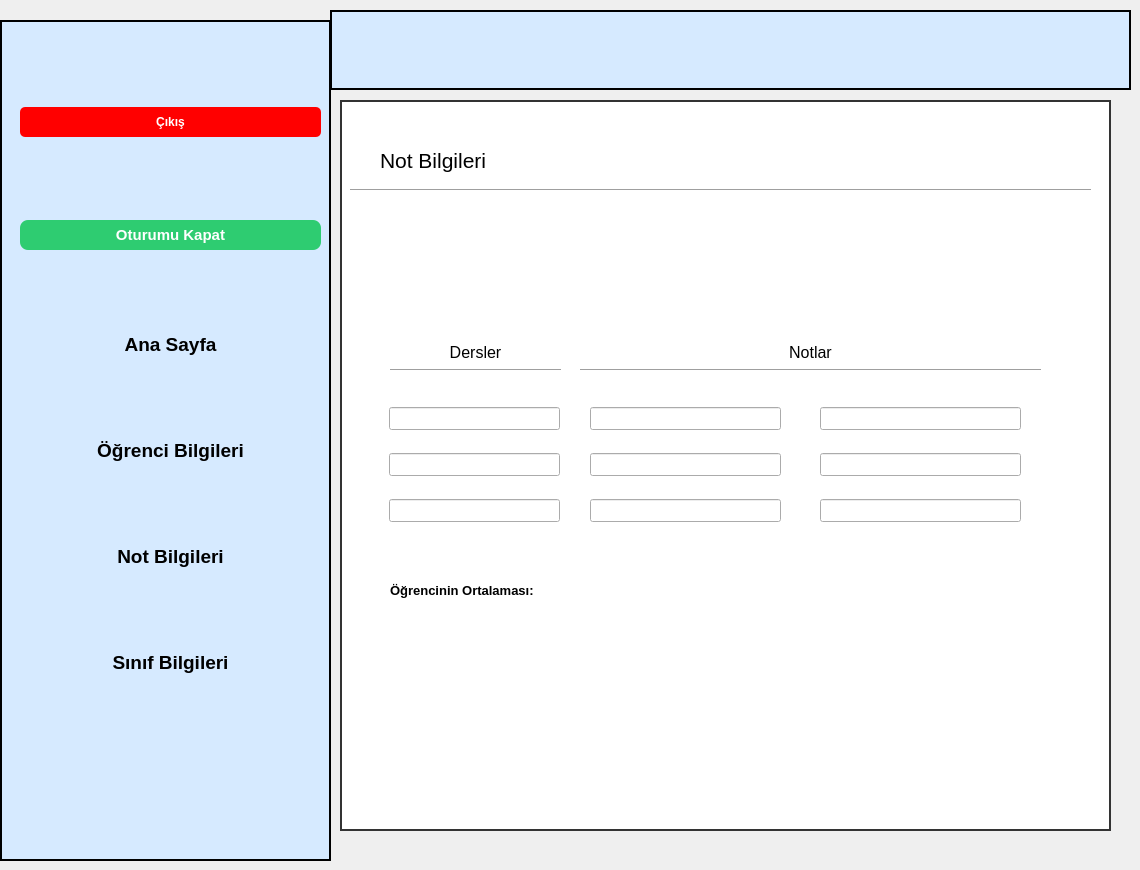
   <widget class="QWidget" name="sfnot">
    <widget class="QFrame" name="frame_5">
     <property name="geometry">
      <rect>
       <x>0</x>
       <y>20</y>
       <width>331</width>
       <height>841</height>
      </rect>
     </property>
     <property name="styleSheet">
      <string notr="true">#frame_5{
background-color: #d6eaff;
    border: 2px solid black;

}</string>
     </property>
     <property name="frameShape">
      <enum>QFrame::StyledPanel</enum>
     </property>
     <property name="frameShadow">
      <enum>QFrame::Raised</enum>
     </property>
     <widget class="QWidget" name="verticalLayoutWidget_3">
      <property name="geometry">
       <rect>
        <x>20</x>
        <y>10</y>
        <width>301</width>
        <height>721</height>
       </rect>
      </property>
      <layout class="QVBoxLayout" name="verticalLayout_4">
       <item>
        <widget class="QPushButton" name="btnkapa3">
         <property name="font">
          <font>
           <weight>75</weight>
           <bold>true</bold>
          </font>
         </property>
         <property name="toolTip">
          <string>Sistemi kapatmak için tıklayınız.</string>
         </property>
         <property name="styleSheet">
          <string notr="true">#btnkapa3{
    background-color: red;
    color: white;
    font-weight: bold;
    border: none;
    border-radius: 5px;
    padding: 8px 16px;
}

#btnkapa3:hover {
    background-color: darkred;
}

#btnkapa3:pressed {
    background-color: #990000;
}</string>
         </property>
         <property name="text">
          <string>Çıkış</string>
         </property>
        </widget>
       </item>
       <item>
        <widget class="QPushButton" name="btncikis3">
         <property name="toolTip">
          <string>Oturumu kapatmak için tıklayınız.</string>
         </property>
         <property name="styleSheet">
          <string notr="true">#btncikis3 {
    background-color: #2ecc71;   
    color: white;
    border: none;
    border-radius: 8px;
    padding: 6px 12px;
    font-weight: bold;
    font-size: 11pt;
}
#btncikis3:hover {
    background-color: #27ae60;  
}
#btncikis3:pressed{
background-color: #1e8449;
}
</string>
         </property>
         <property name="text">
          <string>Oturumu Kapat</string>
         </property>
        </widget>
       </item>
       <item>
        <widget class="QPushButton" name="btnana3">
         <property name="font">
          <font>
           <pointsize>14</pointsize>
           <weight>75</weight>
           <bold>true</bold>
          </font>
         </property>
         <property name="toolTip">
          <string>Ana sayfayı görmek için tıklayınız.</string>
         </property>
         <property name="styleSheet">
          <string notr="true">#btnana3 {
    background-color: #d6eaff;
    border: none;
    color: black;
}

#btnana3:hover {
    background-color: #c0ddff; 
}</string>
         </property>
         <property name="text">
          <string>Ana Sayfa</string>
         </property>
        </widget>
       </item>
       <item>
        <widget class="QPushButton" name="btnobilgi3">
         <property name="font">
          <font>
           <pointsize>14</pointsize>
           <weight>75</weight>
           <bold>true</bold>
          </font>
         </property>
         <property name="toolTip">
          <string>Öğrenci bilgilerini görmek için tıklayınız.</string>
         </property>
         <property name="styleSheet">
          <string notr="true">#btnobilgi3 {
    background-color: #d6eaff;
    border: none;
    color: black;
}

#btnobilgi3:hover {
    background-color: #c0ddff; 
}</string>
         </property>
         <property name="text">
          <string>Öğrenci Bilgileri</string>
         </property>
        </widget>
       </item>
       <item>
        <widget class="QPushButton" name="btnnotbilgi3">
         <property name="font">
          <font>
           <pointsize>14</pointsize>
           <weight>75</weight>
           <bold>true</bold>
          </font>
         </property>
         <property name="toolTip">
          <string>Not bilgilerini girmek için tıklayınız.</string>
         </property>
         <property name="styleSheet">
          <string notr="true">#btnnotbilgi3 {
    background-color: #d6eaff;
    border: none;
    color: black;
}

#btnnotbilgi3:hover {
    background-color: #c0ddff; 
}</string>
         </property>
         <property name="text">
          <string>Not Bilgileri</string>
         </property>
        </widget>
       </item>
       <item>
        <widget class="QPushButton" name="btnsinif3">
         <property name="font">
          <font>
           <pointsize>14</pointsize>
           <weight>75</weight>
           <bold>true</bold>
          </font>
         </property>
         <property name="styleSheet">
          <string notr="true">#btnsinif3 {
    background-color: #d6eaff;
    border: none;
    color: black;
}

#btnsinif3:hover {
    background-color: #c0ddff; 
}</string>
         </property>
         <property name="text">
          <string>Sınıf Bilgileri</string>
         </property>
        </widget>
       </item>
      </layout>
     </widget>
    </widget>
    <widget class="QFrame" name="frame_6">
     <property name="geometry">
      <rect>
       <x>330</x>
       <y>10</y>
       <width>801</width>
       <height>80</height>
      </rect>
     </property>
     <property name="styleSheet">
      <string notr="true">#frame_6{
background-color: #d6eaff;
    border: 2px solid black;

}</string>
     </property>
     <property name="frameShape">
      <enum>QFrame::StyledPanel</enum>
     </property>
     <property name="frameShadow">
      <enum>QFrame::Raised</enum>
     </property>
     <widget class="QLabel" name="lbbilgi3">
      <property name="geometry">
       <rect>
        <x>150</x>
        <y>30</y>
        <width>511</width>
        <height>31</height>
       </rect>
      </property>
      <property name="font">
       <font>
        <pointsize>10</pointsize>
       </font>
      </property>
      <property name="text">
       <string/>
      </property>
      <property name="alignment">
       <set>Qt::AlignCenter</set>
      </property>
     </widget>
    </widget>
    <widget class="QGroupBox" name="gbnot">
     <property name="geometry">
      <rect>
       <x>340</x>
       <y>100</y>
       <width>771</width>
       <height>731</height>
      </rect>
     </property>
     <property name="styleSheet">
      <string notr="true">#gbnot{
  background-color: white;
    border: 2px solid #333;
    padding: 20px;
}</string>
     </property>
     <property name="title">
      <string/>
     </property>
     <widget class="QLabel" name="label_8">
      <property name="geometry">
       <rect>
        <x>40</x>
        <y>40</y>
        <width>231</width>
        <height>41</height>
       </rect>
      </property>
      <property name="font">
       <font>
        <pointsize>16</pointsize>
       </font>
      </property>
      <property name="text">
       <string>Not Bilgileri</string>
      </property>
     </widget>
     <widget class="Line" name="line_2">
      <property name="geometry">
       <rect>
        <x>10</x>
        <y>80</y>
        <width>741</width>
        <height>20</height>
       </rect>
      </property>
      <property name="orientation">
       <enum>Qt::Horizontal</enum>
      </property>
     </widget>
     <widget class="QLabel" name="label_11">
      <property name="geometry">
       <rect>
        <x>50</x>
        <y>240</y>
        <width>171</width>
        <height>24</height>
       </rect>
      </property>
      <property name="font">
       <font>
        <pointsize>12</pointsize>
       </font>
      </property>
      <property name="text">
       <string>Dersler</string>
      </property>
      <property name="alignment">
       <set>Qt::AlignCenter</set>
      </property>
     </widget>
     <widget class="QLabel" name="label_12">
      <property name="geometry">
       <rect>
        <x>230</x>
        <y>240</y>
        <width>481</width>
        <height>24</height>
       </rect>
      </property>
      <property name="font">
       <font>
        <pointsize>12</pointsize>
       </font>
      </property>
      <property name="text">
       <string>Notlar</string>
      </property>
      <property name="alignment">
       <set>Qt::AlignCenter</set>
      </property>
     </widget>
     <widget class="Line" name="line_4">
      <property name="geometry">
       <rect>
        <x>50</x>
        <y>260</y>
        <width>171</width>
        <height>20</height>
       </rect>
      </property>
      <property name="orientation">
       <enum>Qt::Horizontal</enum>
      </property>
     </widget>
     <widget class="Line" name="line_5">
      <property name="geometry">
       <rect>
        <x>240</x>
        <y>260</y>
        <width>461</width>
        <height>20</height>
       </rect>
      </property>
      <property name="orientation">
       <enum>Qt::Horizontal</enum>
      </property>
     </widget>
     <widget class="QLabel" name="label_20">
      <property name="geometry">
       <rect>
        <x>50</x>
        <y>470</y>
        <width>201</width>
        <height>41</height>
       </rect>
      </property>
      <property name="font">
       <font>
        <pointsize>10</pointsize>
        <weight>75</weight>
        <bold>true</bold>
       </font>
      </property>
      <property name="text">
       <string>Öğrencinin Ortalaması:</string>
      </property>
     </widget>
     <widget class="QLabel" name="lblort">
      <property name="geometry">
       <rect>
        <x>260</x>
        <y>470</y>
        <width>221</width>
        <height>41</height>
       </rect>
      </property>
      <property name="font">
       <font>
        <pointsize>10</pointsize>
        <weight>75</weight>
        <bold>true</bold>
       </font>
      </property>
      <property name="text">
       <string/>
      </property>
     </widget>
     <widget class="QWidget" name="verticalLayoutWidget_9">
      <property name="geometry">
       <rect>
        <x>49</x>
        <y>290</y>
        <width>171</width>
        <height>151</height>
       </rect>
      </property>
      <layout class="QVBoxLayout" name="verticalLayout_9">
       <item>
        <widget class="QLineEdit" name="lnders1">
         <property name="font">
          <font>
           <pointsize>10</pointsize>
          </font>
         </property>
         <property name="readOnly">
          <bool>true</bool>
         </property>
        </widget>
       </item>
       <item>
        <widget class="QLineEdit" name="lnders2">
         <property name="font">
          <font>
           <pointsize>10</pointsize>
          </font>
         </property>
         <property name="readOnly">
          <bool>true</bool>
         </property>
        </widget>
       </item>
       <item>
        <widget class="QLineEdit" name="lnders3">
         <property name="font">
          <font>
           <pointsize>10</pointsize>
          </font>
         </property>
         <property name="readOnly">
          <bool>true</bool>
         </property>
        </widget>
       </item>
      </layout>
     </widget>
     <widget class="QWidget" name="verticalLayoutWidget_10">
      <property name="geometry">
       <rect>
        <x>250</x>
        <y>290</y>
        <width>191</width>
        <height>151</height>
       </rect>
      </property>
      <layout class="QVBoxLayout" name="verticalLayout_10">
       <item>
        <widget class="QLineEdit" name="lnvizenot">
         <property name="font">
          <font>
           <pointsize>10</pointsize>
          </font>
         </property>
         <property name="readOnly">
          <bool>true</bool>
         </property>
        </widget>
       </item>
       <item>
        <widget class="QLineEdit" name="lnvizenot2">
         <property name="font">
          <font>
           <pointsize>10</pointsize>
          </font>
         </property>
         <property name="readOnly">
          <bool>true</bool>
         </property>
        </widget>
       </item>
       <item>
        <widget class="QLineEdit" name="lnvizenot3">
         <property name="font">
          <font>
           <pointsize>10</pointsize>
          </font>
         </property>
         <property name="readOnly">
          <bool>true</bool>
         </property>
        </widget>
       </item>
      </layout>
     </widget>
     <widget class="QWidget" name="verticalLayoutWidget_11">
      <property name="geometry">
       <rect>
        <x>480</x>
        <y>290</y>
        <width>201</width>
        <height>151</height>
       </rect>
      </property>
      <layout class="QVBoxLayout" name="verticalLayout_11">
       <item>
        <widget class="QLineEdit" name="lnfinalnot">
         <property name="font">
          <font>
           <pointsize>10</pointsize>
          </font>
         </property>
         <property name="readOnly">
          <bool>true</bool>
         </property>
        </widget>
       </item>
       <item>
        <widget class="QLineEdit" name="lnfinalnot2">
         <property name="font">
          <font>
           <pointsize>10</pointsize>
          </font>
         </property>
         <property name="readOnly">
          <bool>true</bool>
         </property>
        </widget>
       </item>
       <item>
        <widget class="QLineEdit" name="lnfinalnot3">
         <property name="font">
          <font>
           <pointsize>10</pointsize>
          </font>
         </property>
         <property name="readOnly">
          <bool>true</bool>
         </property>
        </widget>
       </item>
      </layout>
     </widget>
    </widget>
   </widget>
